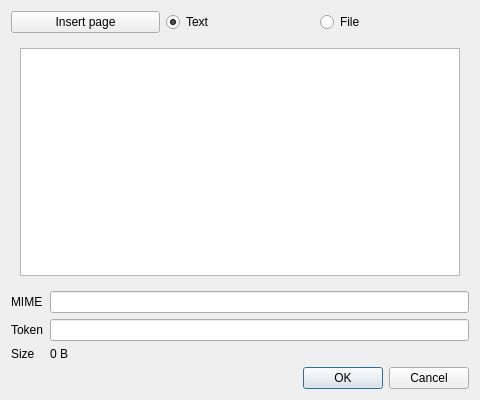
<?xml version="1.0" encoding="UTF-8"?>
<ui version="4.0">
 <class>UploadDialog</class>
 <widget class="QDialog" name="UploadDialog">
  <property name="geometry">
   <rect>
    <x>0</x>
    <y>0</y>
    <width>480</width>
    <height>400</height>
   </rect>
  </property>
  <property name="windowTitle">
   <string>Upload</string>
  </property>
  <layout class="QVBoxLayout" name="verticalLayout">
   <item>
    <layout class="QHBoxLayout" name="mode_layout">
     <item>
      <widget class="QPushButton" name="insert_page_button">
       <property name="text">
        <string>Insert page</string>
       </property>
      </widget>
     </item>
     <item>
      <widget class="QRadioButton" name="text_mode">
       <property name="text">
        <string>Text</string>
       </property>
       <property name="checked">
        <bool>true</bool>
       </property>
      </widget>
     </item>
     <item>
      <widget class="QRadioButton" name="file_mode">
       <property name="text">
        <string>File</string>
       </property>
      </widget>
     </item>
    </layout>
   </item>
   <item>
    <widget class="QStackedWidget" name="input_stack">
     <property name="currentIndex">
      <number>0</number>
     </property>
     <widget class="QWidget" name="text_page">
      <layout class="QVBoxLayout" name="text_layout">
       <item>
        <widget class="QPlainTextEdit" name="text_input"/>
       </item>
      </layout>
     </widget>
     <widget class="QWidget" name="file_page">
      <layout class="QHBoxLayout" name="file_layout">
       <item>
        <widget class="QLineEdit" name="file_name"/>
       </item>
       <item>
        <widget class="QToolButton" name="select_file_button">
         <property name="text">
          <string>...</string>
         </property>
        </widget>
       </item>
      </layout>
     </widget>
    </widget>
   </item>
   <item>
    <layout class="QFormLayout" name="formLayout">
     <item row="0" column="0">
      <widget class="QLabel" name="label">
       <property name="text">
        <string>MIME</string>
       </property>
      </widget>
     </item>
     <item row="0" column="1">
      <widget class="QLineEdit" name="mime_type"/>
     </item>
     <item row="1" column="0">
      <widget class="QLabel" name="label_2">
       <property name="text">
        <string>Token</string>
       </property>
      </widget>
     </item>
     <item row="1" column="1">
      <widget class="QLineEdit" name="token"/>
     </item>
     <item row="2" column="0">
      <widget class="QLabel" name="label_3">
       <property name="text">
        <string>Size</string>
       </property>
      </widget>
     </item>
     <item row="2" column="1">
      <widget class="QLabel" name="size_label">
       <property name="text">
        <string>0 B</string>
       </property>
      </widget>
     </item>
    </layout>
   </item>
   <item>
    <widget class="QDialogButtonBox" name="buttonBox">
     <property name="orientation">
      <enum>Qt::Horizontal</enum>
     </property>
     <property name="standardButtons">
      <set>QDialogButtonBox::Cancel|QDialogButtonBox::Ok</set>
     </property>
    </widget>
   </item>
  </layout>
 </widget>
 <resources/>
 <connections>
  <connection>
   <sender>buttonBox</sender>
   <signal>accepted()</signal>
   <receiver>UploadDialog</receiver>
   <slot>accept()</slot>
   <hints>
    <hint type="sourcelabel">
     <x>20</x>
     <y>20</y>
    </hint>
    <hint type="destinationlabel">
     <x>20</x>
     <y>20</y>
    </hint>
   </hints>
  </connection>
  <connection>
   <sender>buttonBox</sender>
   <signal>rejected()</signal>
   <receiver>UploadDialog</receiver>
   <slot>reject()</slot>
   <hints>
    <hint type="sourcelabel">
     <x>20</x>
     <y>20</y>
    </hint>
    <hint type="destinationlabel">
     <x>20</x>
     <y>20</y>
    </hint>
   </hints>
  </connection>
 </connections>
</ui>
